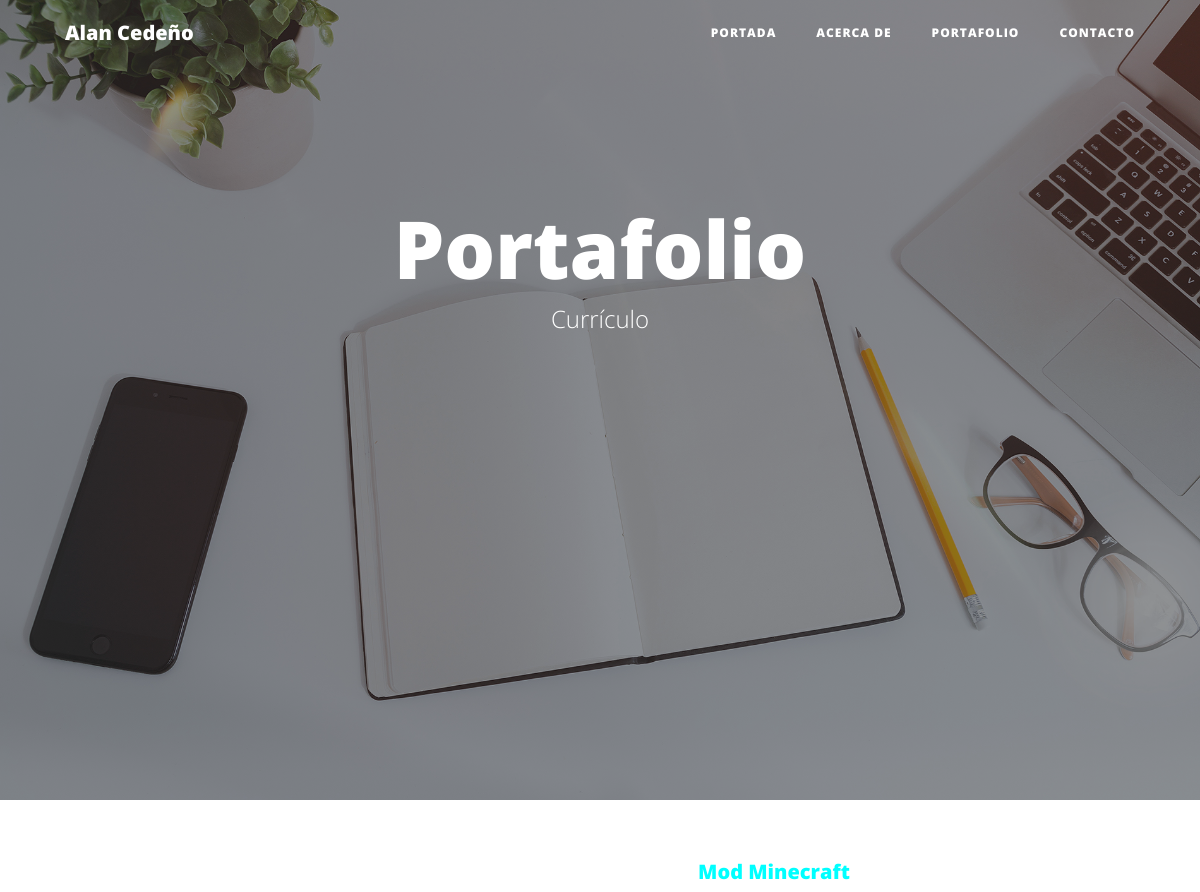
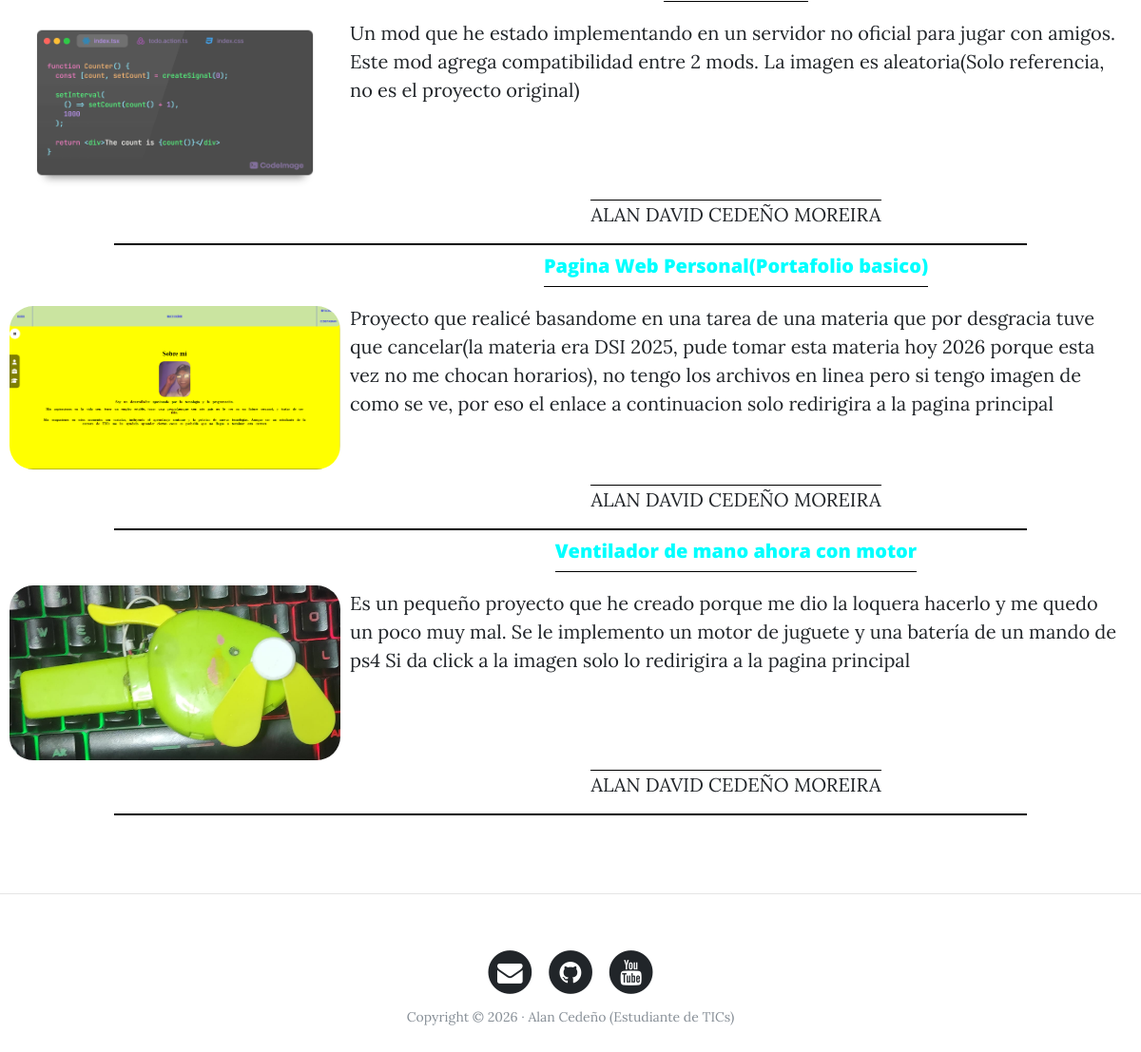
/portafolio, run on the app's committed database (2 pictures, top to bottom).
### todo/models.py (models this page shows, shortened)
class Proyectos(models.Model):
    title = models.CharField(max_length=100)
    description = models.TextField(max_length=1000)
    author = models.CharField(max_length=100)
    link = models.URLField(verbose_name="Enlace del proyecto")
    img = models.ImageField(upload_to='projects/', null=True, blank=True)
    created = models.DateTimeField(auto_now_add=True, verbose_name="Fecha de creación")
    updated = models.DateTimeField(auto_now=True, verbose_name="Fecha de actualización")
    class Meta:
        verbose_name = "Proyecto"
        verbose_name_plural = "Proyectos"
        ordering = ['-created']
        db_table = 'proyectos'

### todo/views.py (the view)
# urls.py: path("portafolio", views.portfolio, name="portfolio"),
def portfolio(request):
    proyectos = Proyectos.objects.all()
    return render(request, 'todo/portfolio.html', {
        'proyectos': proyectos
    })

### templates/todo/portfolio.html (shortened to what this page needs)
{% load static %}
<!DOCTYPE html>
	<html lang="es">
	  <head>
	    <link href="{% static 'vendor/bootstrap/css/bootstrap.min.css' %}" rel="stylesheet">
	    <link href="{% static 'vendor/font-awesome/css/font-awesome.min.css' %}" rel="stylesheet" type="text/css">
	    <link href="{% static 'css/clean-blog.min.css' %}" rel="stylesheet">
	  </head>
	  <body>
	    <nav class="navbar navbar-expand-lg navbar-light fixed-top" id="mainNav">
	      <div class="container">
	        <a class="navbar-brand" href={% url 'index' %}>Alan Cedeño</a>
	        <div class="collapse navbar-collapse" id="navbarResponsive">
	          <ul class="navbar-nav ml-auto">
	            <li class="nav-item">
	              <a class="nav-link" href={% url 'index' %}>Portada</a>
	            </li>
	            <li class="nav-item">
	              <a class="nav-link" href={% url 'about' %}>Acerca de</a>
	            </li>
	            <li class="nav-item">
	              <a class="nav-link" href={% url 'portfolio' %}>Portafolio</a>
	            </li>
	            <li class="nav-item">
	              <a class="nav-link" href={% url 'contact' %}>Contacto</a>
	            </li>
	          </ul>
	        </div>
	      </div>
	    </nav>
	    <header class="masthead" style="background-image: url({% static 'img/portfolio-bg.jpg' %}); height: 100vh;">
	      <div class="overlay"></div>
	      <div class="container">
	        <div class="row">
	          <div class="col-lg-8 col-md-10 mx-auto">
	            <div class="site-heading">
	              <h1>Portafolio</h1>
	              <span class="subheading">Currículo</span>
	            </div>
	          </div>
	        </div>
	      </div>
	    </header>
        {% block proyectos %}
            {% for proyecto in proyectos %}
	            <div class = "content" id = "proyectos">
                     <a href="{{ proyecto.link }}"><img src="{{ proyecto.img.url}}"  alt="aqui debe de ir una imagen"></a>
                     <div id = "contenido">
                         <h5>{{ proyecto.title }}</h5>
                         <p id = "descripcion">{{ proyecto.description }}</p>
                         <p id = autores>{{ proyecto.author }}</p>
                     </div>
                </div>
             {% endfor %}
        {% endblock %}
	    <footer>
	    	<hr>
	      <div class="container">
	        <div class="row">
	          <div class="col-lg-8 col-md-10 mx-auto">
	            <ul class="list-inline text-center">
               <li class="list-inline-item">
                 <a href="https://www.facebook.com/alan.david.cedeno.moreira.2025/">
                   <span class="fa-stack fa-lg">
                     <i class="fa fa-circle fa-stack-2x"></i>
                     <i class="fa fa-envelope fa-stack-1x fa-inverse"></i>
                   </span>
                 </a>
               </li>
               <li class="list-inline-item">
                 <a href="https://github.com/theG4M3RScrack">
                   <span class="fa-stack fa-lg">
                     <i class="fa fa-circle fa-stack-2x"></i>
                     <i class="fa fa-github fa-stack-1x fa-inverse"></i>
                   </span>
                 </a>
               </li>
               <li class="list-inline-item">
                 <a href="https://www.youtube.com/@theG4M3RScrack">
                   <span class="fa-stack fa-lg">
                     <i class="fa fa-circle fa-stack-2x"></i>
                     <i class="fa fa-youtube fa-stack-1x fa-inverse"></i>
                   </span>
                 </a>
               </li>
             </ul>
             <p class="copyright text-muted">Copyright &copy; 2026 · Alan Cedeño (Estudiante de TICs) </p>
	          </div>
	        </div>
	      </div>
	    </footer>
	</body>
</html>

### data on the page
Proyectos: img (picture), title "Mod Minecraft", description "Un mod que he estado implementando en un servidor no oficial para jugar con amigos. Este mod agrega compatibilidad entre 2 mods. La imagen es aleatoria(Solo referencia, no es el proyecto original)", author "ALAN DAVID CEDEÑO MOREIRA"
Proyectos: img (picture), title "Pagina Web Personal(Portafolio basico)", description "Proyecto que realicé basandome en una tarea de una materia que por desgracia tuve que cancelar(la materia era DSI 2025, pude tomar esta materia hoy 2026 porque esta vez no me chocan horarios), no tengo los archivos en linea pero si tengo imagen de como se ve, por eso el enlace a continuacion solo redirigira a la pagina principal", author "ALAN DAVID CEDEÑO MOREIRA"
Proyectos: img (picture), title "Ventilador de mano ahora con motor", description "Es un pequeño proyecto que he creado porque me dio la loquera hacerlo y me quedo un poco muy mal. Se le implemento un motor de juguete y una batería de un mando de ps4 Si da click a la imagen solo lo redirigira a la pagina principal", author "ALAN DAVID CEDEÑO MOREIRA"
